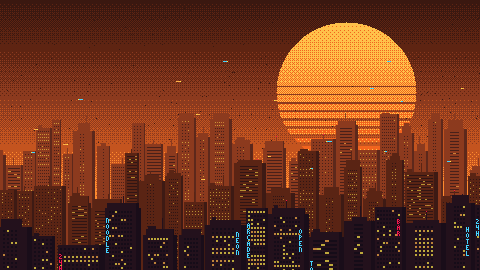
#> input picture dist/assets/art/city.png, 480 x 270 px
$ python -i build_art.py   (imports and definitions only)
#> lines starting #> are read from the running program, lines starting #| are printed output that depends on the picture
"""Builds the site's artwork. Needs numpy, OpenCV, Pillow, and ffmpeg.

Usage: python3 tools/build_art.py SOURCE_DIR

SOURCE_DIR holds the GIFs and stills named in LOOPS and STILLS, plus 5.webp for the sky. They are show footage, so they aren't kept in this
repository.

Each GIF becomes a looping video of the whole GIF, uncropped and at its full length, with VHS-style colour and no added
motion, for the frames around the page. The night sky behind Contact is different: one frame with its lights made to
twinkle, and the small Capri painted out so the live one can stand there. The city's floor and the hero's dithered panel
are pixel art and are drawn here too.
"""
import math
import random
import subprocess
import sys
from pathlib import Path

import cv2
import numpy as np
from PIL import Image

OUT = Path(__file__).resolve().parent.parent / 'public' / 'assets' / 'art'
WIDTH = 840
FPS = 15
LOOPS = {
    'duel': 'Capri D Edgerunners GIF.gif',
    'embers': 'dcpe.gif',
    'roman': 'roman.gif',
}
STILLS = {'crack': '7.jpg'}
BAYER = np.array([[0, 8, 2, 10], [12, 4, 14, 6], [3, 11, 1, 9], [15, 7, 13, 5]], dtype=np.float32) / 16


# [4 lines left out: function enlarge, not called in this run]


def grade(rgb):
    """The look of a tape: colour smeared sideways against sharper brightness, glowing highlights, faded blacks."""
    scale = rgb.shape[1] / 1280
#> scale = 0.375
    ycc = cv2.cvtColor(rgb, cv2.COLOR_RGB2YCrCb)
#> ycc: shape (270, 480, 3); mean of channels 0, 1, 2 67.1, 159.8, 105.8
    y, cr, cb = cv2.split(ycc)
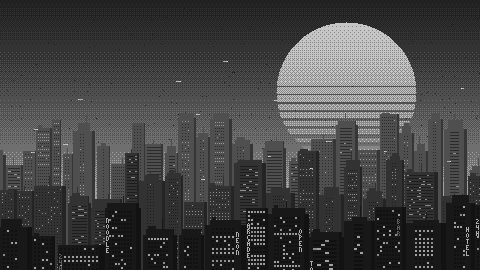
#> y: shape (270, 480); min 16, max 221, mean 67.1
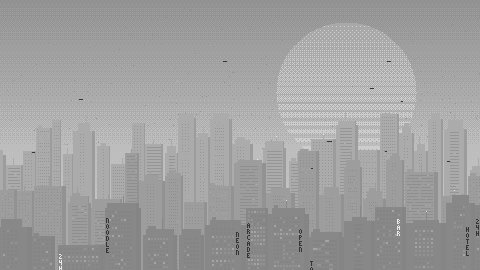
#> cr: shape (270, 480); min 53, max 234, mean 159.8
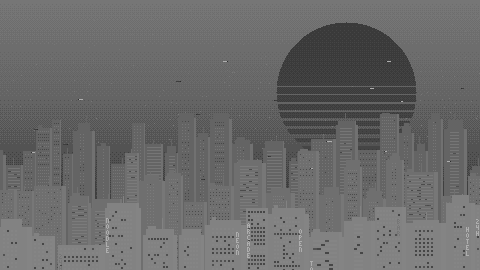
#> cb: shape (270, 480); min 45, max 174, mean 105.8
    y = (y + (y - cv2.GaussianBlur(y, (0, 0), 2.4 * scale)) * 0.45).clip(0, 1)
#> y: shape (270, 480) float64; every value is 1
    cr = np.roll(cv2.GaussianBlur(cr, (0, 0), sigmaX=5.5 * scale, sigmaY=0.8 * scale), round(3 * scale), axis=1)
    cb = np.roll(cv2.GaussianBlur(cb, (0, 0), sigmaX=5.5 * scale, sigmaY=0.8 * scale), -round(2 * scale), axis=1)
#> (the run stopped early here; a loop or call above may not have finished)
